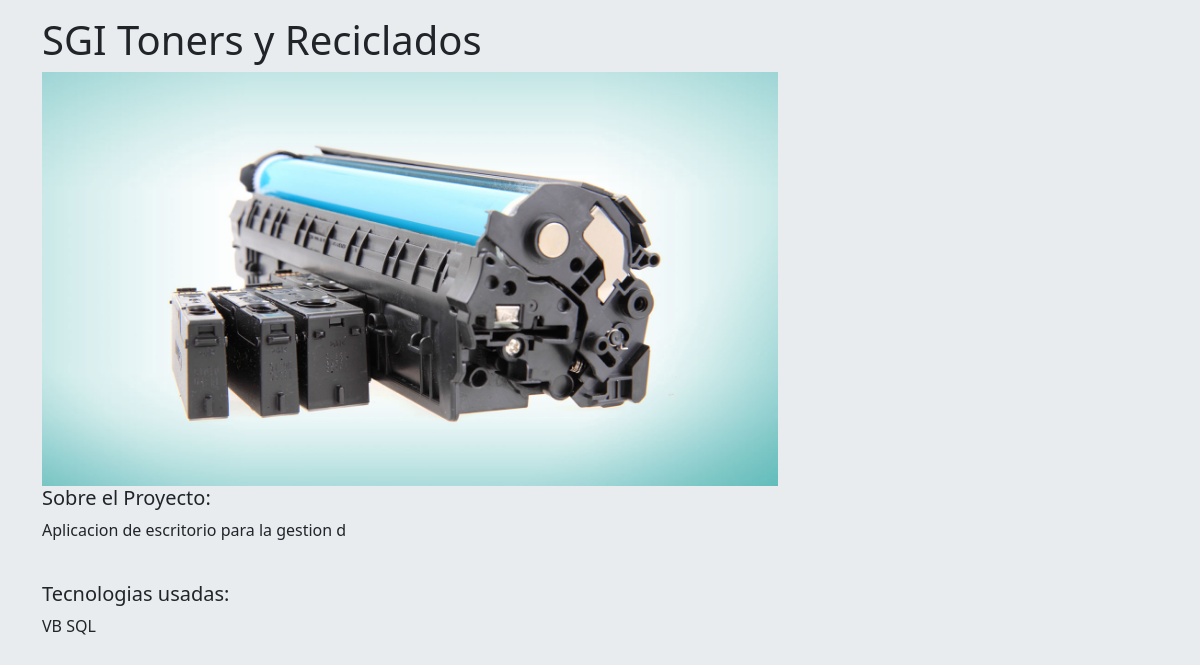
Page /portfolio/2/ on the committed database.
### Portfolio/models.py (models this page shows)
class Proyecto(models.Model):
    titulo = models.CharField(max_length=100)
    descripcion = models.TextField()
    tecnologias = models.CharField(max_length=200)
    link = models.CharField(max_length=150)
    imagen = models.FilePathField(path='/img')

### Portfolio/views.py (the view)
# urls.py: path('<int:pk>/', views.ProjectDetail, name='project_detail'),
def ProjectDetail(request, pk):
    proyecto = Proyecto.objects.get(pk=pk)
    context = {
        'proyecto': proyecto
    }
    return render(request, 'projects/detail.html', context)

### Portfolio/templates/projects/detail.html
{% extends "base.html" %}
{% load static %}
{% block page_content %}
    <main class="container mt-3 mb-5">
        <div class="row">
            <h1>{{ proyecto.titulo }}</h1>
        </div>
        <div class="row">
            <div class="col-12 col-md-8">
                <img src="{% static proyecto.imagen %}" alt="{{ proyecto.titulo }}" class="img-fluid">
            </div>
            <div>
                <h5>Sobre el Proyecto:</h5>
                <p>{{ proyecto.descripcion }}</p>
                <br>
                <h5>Tecnologias usadas:</h5>
                <p>{{ proyecto.tecnologias}}</p>
            </div>
        </div>
    </main>
{% endblock %}

### rows in the picture
Proyecto: titulo "SGI Toners y Reciclados", imagen (picture), descripcion "Aplicacion de escritorio para la gestion d", tecnologias "VB SQL"
